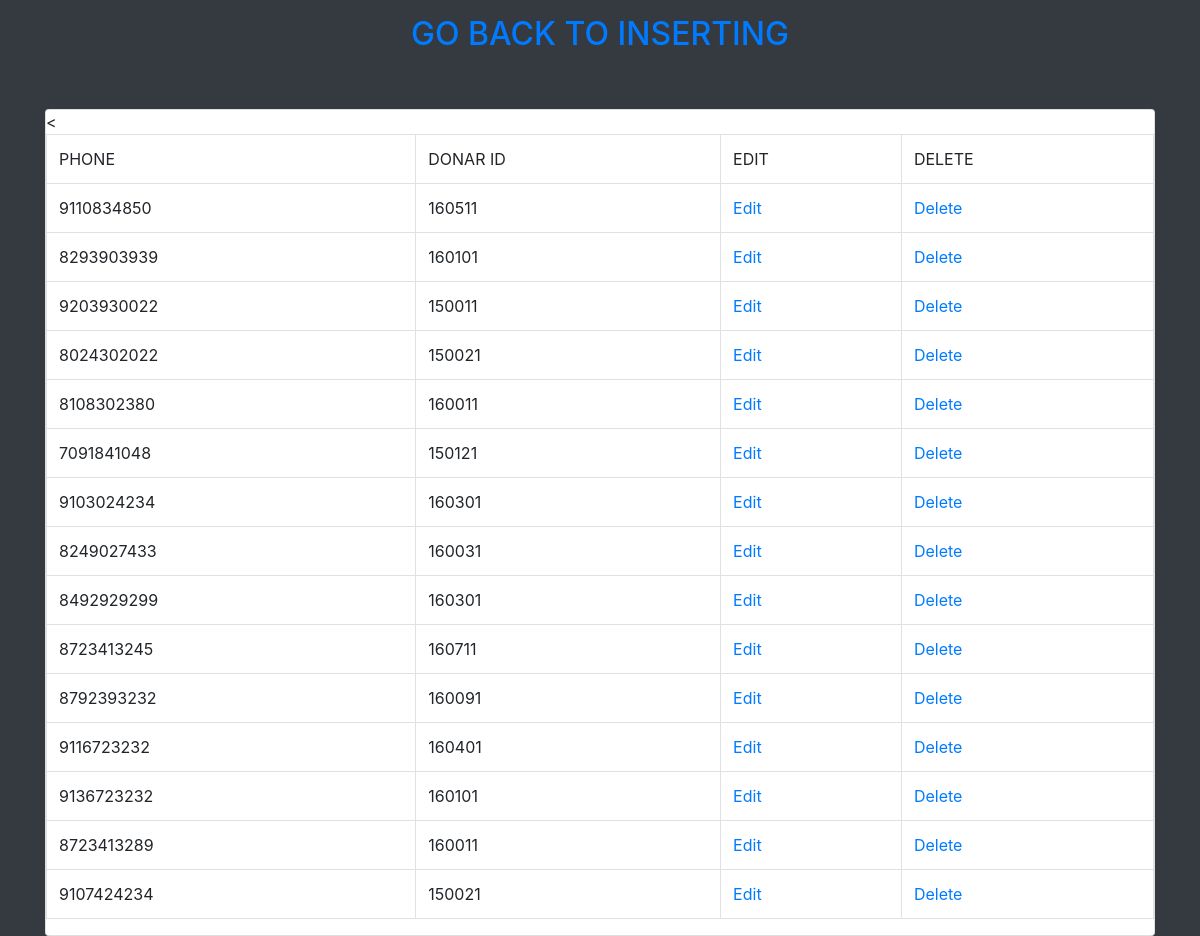
The page /view.php on the database its author committed.
### tables this page shows
CREATE TABLE PHONE
(
    Phone_no char(10),
    Donar_id int,
    FOREIGN KEY (Donar_id) REFERENCES DONAR (Donar_id)
);

### view.php (the view, shortened to what this page needs)
<?php
    require_once("crudcon.php");
    $query = " select * from phone ";
    $result = mysqli_query($con,$query);
?>
<!DOCTYPE html>
<html lang="en">
<head>
    <link href="https://cdn.jsdelivr.net/npm/bootstrap@5.2.2/dist/css/bootstrap.min.css" rel="stylesheet">
    <link rel="stylesheet" a href="CSS/bootstrap.css"/>
</head>
<body class="bg-dark">
        <div class="container">
        <a  href="http://localhost/DBMSPROJECT/insert.php"><h2 style="margin-top:15px;text-align:center;">GO BACK TO INSERTING</h2></a>
            <div class="row">
                <div class="col m-auto">
                    <div class="card mt-5">
                        <table class="table table-bordered">
                            <tr>
                              <td> PHONE </td>
                                <  <td> DONAR ID </td>
                                <td> EDIT  </td>
                              <td> DELETE </td>
                            </tr>
<?php
                                    while($row=mysqli_fetch_assoc($result))
                                    {
                                        $Donar_id = $row['Donar_id'];
                                        $Phone_no = $row['Phone_no'];
                            ?>
                                    <tr>
                                        <td><?php echo $Phone_no ?></td>
                                        <td><?php echo $Donar_id ?></td>
                                        <td><a href="you.php?GetID=<?php echo $Phone_no ?>">Edit</a></td>
                                        <td><a href="delete.php?Del=<?php echo $Phone_no ?>">Delete</a></td>
                                    </tr>
                            <?php
                                    }
                            ?>
                        </table>
                    </div>
                </div>
            </div>
        </div>
</body>
</html>

### rows shown on the page
phone: Phone_no "9110834850", Donar "160511"
phone: Phone_no "8293903939", Donar "160101"
phone: Phone_no "9203930022", Donar "150011"
phone: Phone_no "8024302022", Donar "150021"
phone: Phone_no "8108302380", Donar "160011"
phone: Phone_no "7091841048", Donar "150121"
phone: Phone_no "9103024234", Donar "160301"
phone: Phone_no "8249027433", Donar "160031"
phone: Phone_no "8492929299", Donar "160301"
phone: Phone_no "8723413245", Donar "160711"
phone: Phone_no "8792393232", Donar "160091"
phone: Phone_no "9116723232", Donar "160401"
phone: Phone_no "9136723232", Donar "160101"
phone: Phone_no "8723413289", Donar "160011"
phone: Phone_no "9107424234", Donar "150021"
